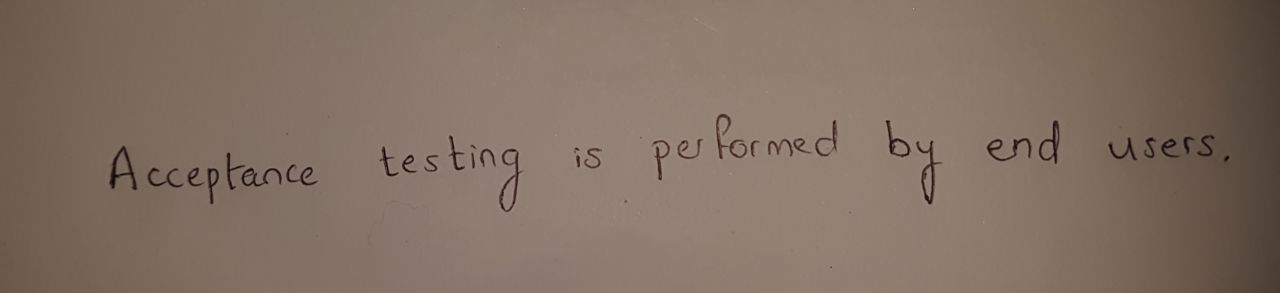
#> input picture Test_Images/Raw_Input/Hrishikesh_Handwriting_Sample(Old).jpg, 1280 x 293 px; its folder holds only this picture in this run
$ python process.py   (older library calls are emulated)
#> lines starting #> are read from the running program, lines starting #| are printed output that depends on the picture; after the words box and inside, x2 and y2 are one past the last pixel; in counts of white or black regions, pixels touching at a corner belong together
import numpy as np
import cv2
import os
import math
from img_config import input_path,output_path,max_width,max_height,scaled_width,scaled_height,thresh_kernel_size

# import matplotlib.pyplot as plt
from skimage.filters import (median,threshold_sauvola)
from skimage.io import imread,imsave

images = [image for image in os.listdir(input_path) if image.lower().endswith('.jpg') or image.lower().endswith('.png')]

for image_name in images:

    image = imread(os.path.join(input_path,image_name),as_grey=True)
#> image: shape (293, 1280) float64; min 0.0108, max 0.642, mean 0.451

    image = median(image)
    thresh = threshold_sauvola(image, window_size=thresh_kernel_size,k=0.15)
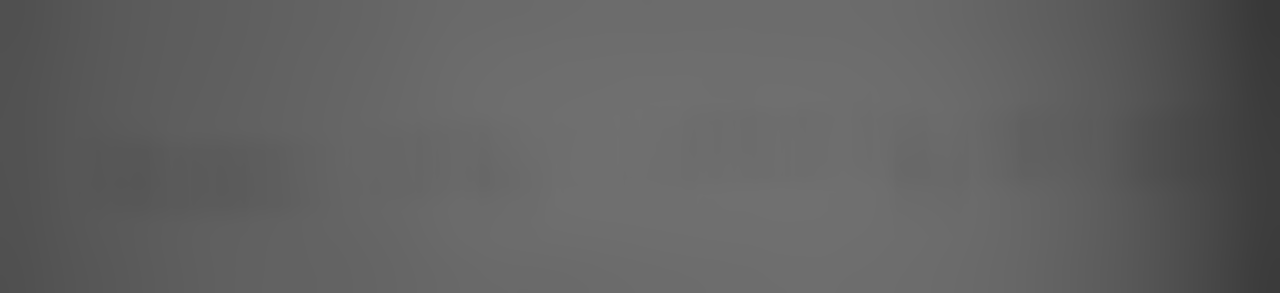
#> thresh: shape (293, 1280) float64; min 0.22, max 0.44, mean 0.385
    binary = image > thresh
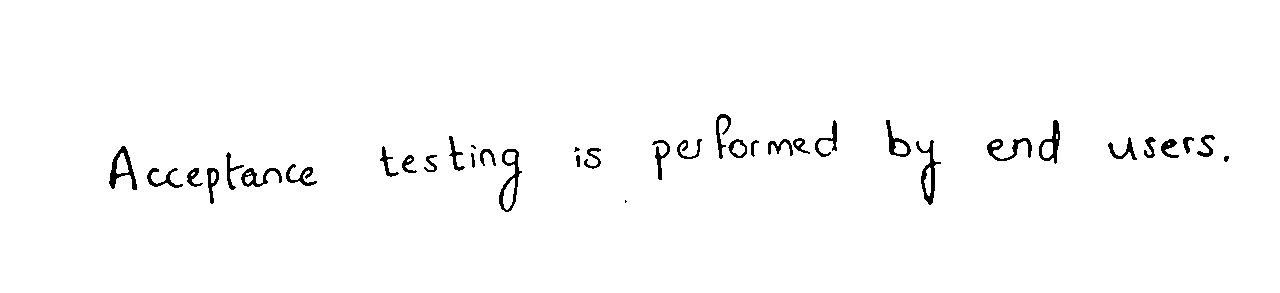
#> binary: shape (293, 1280) bool; 98.2% white; 37 black regions (3 under 20 px), largest, box (x1, y1, x2, y2) and area: (916, 140, 941, 205) 459, (499, 149, 522, 212) 440, (109, 146, 137, 190) 432

    #Convert binary image from bool to int
    binary = binary.astype(int)
    binary = binary*255

    image_height, image_width = image.shape
#> image_height = 293; image_width = 1280

    padding_vertical = max_height - image_height
#> padding_vertical = 49
    padding_top = int(padding_vertical/2)
#> padding_top = 24

    padding_horizontal = max_width - image_width
#> padding_horizontal = 994
    padding_left = int(padding_horizontal/2)
#> padding_left = 497

    new_image = np.zeros((max_height,max_width))
    new_image.fill(255)

    new_image[padding_top:padding_top+image_height,padding_left:padding_left+image_width] = binary
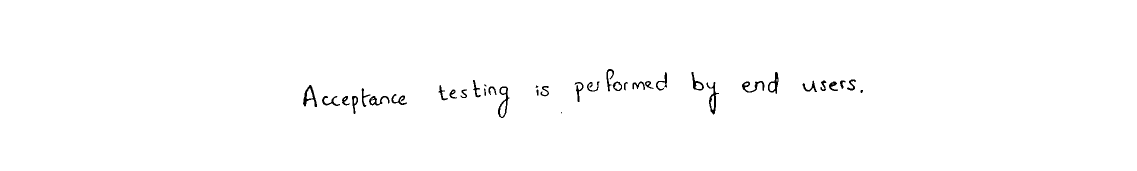
#> new_image: shape (342, 2274) float64 (shown at 1/2 size); 99.1% white; 37 black regions (3 under 20 px), largest, box (x1, y1, x2, y2) and area: (1413, 164, 1438, 229) 459, (996, 173, 1019, 236) 440, (606, 170, 634, 214) 432

    resize_image = cv2.resize(new_image,(scaled_width,scaled_height,),interpolation = cv2.INTER_AREA)
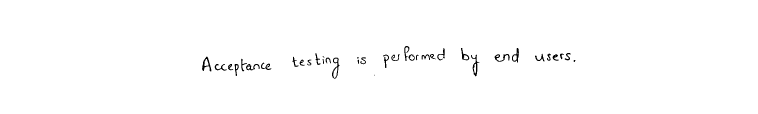
#> resize_image: shape (114, 758) float64; min 0, max 255, mean 252.8; drawn with min black and max white

    # [11 lines of commented-out code are left out]
    cv2.imwrite(os.path.join(output_path,image_name),resize_image)

$ run again, on Test_Images/Raw_Input/Hrishikesh_Handwriting_Sample.jpg
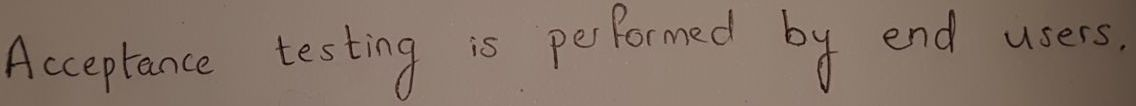
#> input picture Test_Images/Raw_Input/Hrishikesh_Handwriting_Sample.jpg, 1136 x 106 px
#> `binary = image > thresh`:
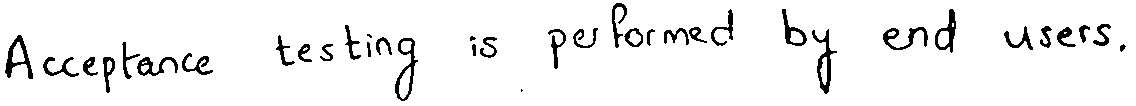
#> binary: shape (106, 1136) bool; 94.5% white; 37 black regions (2 under 20 px), largest, box (x1, y1, x2, y2) and area: (812, 29, 837, 94) 460, (395, 38, 418, 101) 435, (5, 35, 33, 79) 426
#> new_image: shape (342, 2274) float64; 99.1% white; 37 black regions (2 under 20 px), largest, box (x1, y1, x2, y2) and area: (1381, 147, 1406, 212) 460, (964, 156, 987, 219) 435, (574, 153, 602, 197) 426
#> `resize_image = cv2.resize(new_image,(scaled_width,scaled_height,),inte..`:
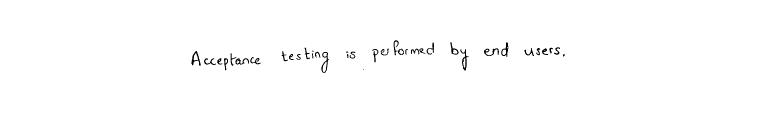
#> resize_image: shape (114, 758) float64; min 0, max 255, mean 252.8; drawn with min black and max white
